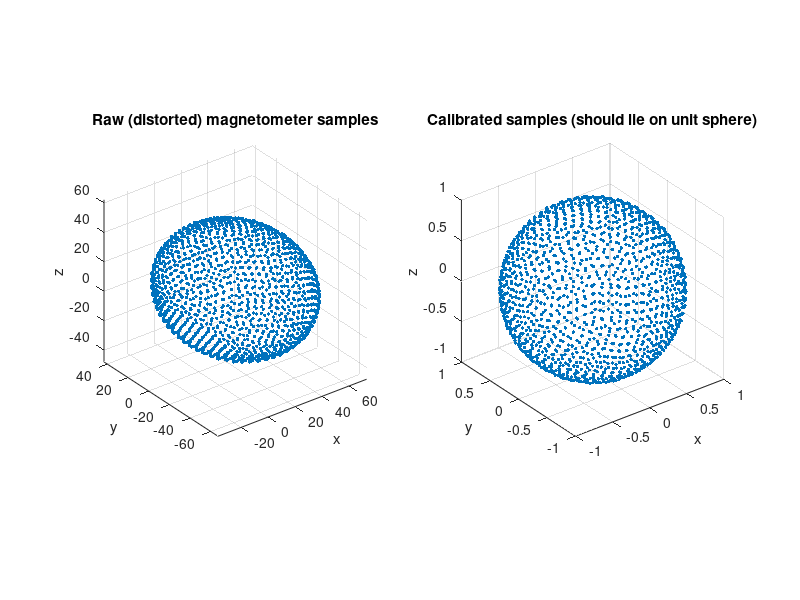

This chart was generated by the following MATLAB code:
% magcal_verification.m
%
% Verifies the magnetometer hard/soft-iron calibration implemented in
% magcal.c (ellipsoid least-squares fit) and the Gauss-Jordan solver
% in Gauss_elimination.c that magcal_solve() relies on.
%
% Part A: validates the Gauss-Jordan elimination / matrix inversion
%         approach against MATLAB's built-in solver on random
%         well-conditioned systems (regression test for the linear
%         algebra primitive itself).
%
% Part B: end-to-end test of the calibration pipeline --
%         1. Pick a KNOWN hard-iron offset and soft-iron per-axis
%            scale ("ground truth" distortion).
%         2. Generate many unit vectors uniformly distributed over
%            the sphere (simulating a full-orientation calibration
%            sweep) and distort them exactly the way real hardware
%            would: raw = offset + diag(semi_axis) * unit_true.
%         3. Run the identical ellipsoid-fit procedure implemented in
%            magcal_add()/magcal_solve()/magcal_apply().
%         4. Check the recovered offset/scale against ground truth,
%            and check that applying the calibration to the raw data
%            reproduces unit-length vectors close to the originals.
%
% Part C: negative test -- feed it samples clustered in a small solid
%         angle (a poor calibration sweep) and confirm magcal_solve
%         correctly reports failure, exactly as the C code's
%         hyperboloid/degeneracy checks are designed to do.
%
% Compatible with MATLAB (>= R2016b) and GNU Octave (>= 4.4).

function magcal_verification()

clear; clc; close all;
rng(7);

fprintf('=========================================================\n');
fprintf(' PART A: Gauss-Jordan solver vs. MATLAB backslash\n');
fprintf('=========================================================\n');
part_A_gauss_jordan_check();

fprintf('\n=========================================================\n');
fprintf(' PART B: end-to-end ellipsoid calibration recovery\n');
fprintf('=========================================================\n');
part_B_ellipsoid_recovery();

fprintf('\n=========================================================\n');
fprintf(' PART C: degenerate-sweep rejection\n');
fprintf('=========================================================\n');
part_C_degenerate_case();

end % function magcal_verification


% =====================================================================
% Part A -- validate the Gauss-Jordan elimination primitive
% =====================================================================
function part_A_gauss_jordan_check()
    n_trials = 200;
    max_res  = 0;
    for trial = 1:n_trials
        n = 6;                      % same size as the magcal 6x6 system
        M = randn(n) ;
        A = M'*M + 0.1*eye(n);      % SPD, like a normal-equations matrix
        b = randn(n,1);

        x_gj  = gauss_jordan_solve(A, b);     % port of determinant()+inversion()
        x_ref = A \ b;                        % MATLAB reference solve

        res = norm(x_gj - x_ref) / max(norm(x_ref), eps);
        max_res = max(max_res, res);
    end
    fprintf('Random 6x6 SPD systems tested   : %d\n', n_trials);
    fprintf('Max relative solution error     : %.3e\n', max_res);
    if max_res < 1e-6
        fprintf('PASS: Gauss-Jordan port agrees with reference solver.\n');
    else
        fprintf('FAIL: Gauss-Jordan solver disagrees beyond tolerance.\n');
    end
end

function x = gauss_jordan_solve(A, b)
    % Direct port of the algorithm used by determinant() + inversion()
    % in Gauss_elimination.c: build [A | I], eliminate to reduced row
    % echelon form with partial pivoting, read off A^{-1}, then x = A^{-1} b.
    n = size(A,1);
    aug = [A, eye(n)];

    for col = 1:n
        % partial pivot
        [~, prow] = max(abs(aug(col:n, col)));
        prow = prow + col - 1;
        if abs(aug(prow,col)) < 1e-12
            error('gauss_jordan_solve: singular matrix');
        end
        if prow ~= col
            tmp = aug(col,:); aug(col,:) = aug(prow,:); aug(prow,:) = tmp;
        end
        aug(col,:) = aug(col,:) / aug(col,col);
        for row = 1:n
            if row ~= col
                aug(row,:) = aug(row,:) - aug(row,col)*aug(col,:);
            end
        end
    end
    Ainv = aug(:, n+1:end);
    x = Ainv * b;
end


% =====================================================================
% Part B -- end-to-end ellipsoid calibration
% =====================================================================
function part_B_ellipsoid_recovery()
    MAG_SCALE = 50.0;   % identical constant to magcal.c

    % --- Ground truth hard-iron offset and soft-iron semi-axes -----
    offset_true = [18; -12; 7];          % raw units (e.g. 0.1 uT counts)
    semi_true   = [46; 55; 39];          % raw-unit semi-axis lengths
    % (scale_true = 1 ./ semi_true is what magcal_solve should recover)

    % --- Generate a full-orientation calibration sweep -------------
    N = 1500;
    unit_true = fibonacci_sphere(N);      % near-uniform points on unit sphere
    noise_sigma = 0.15;                   % raw-unit measurement noise

    raw = zeros(N,3);
    for i = 1:N
        raw(i,:) = offset_true' + (semi_true' .* unit_true(i,:)) ...
                   + noise_sigma*randn(1,3);
    end

    % --- Fold samples into normal equations, exactly like magcal_add ---
    NP = 6;
    ata = zeros(NP,NP);
    atb = zeros(NP,1);
    for i = 1:N
        x = raw(i,1)/MAG_SCALE;
        y = raw(i,2)/MAG_SCALE;
        z = raw(i,3)/MAG_SCALE;
        row = [y*y; z*z; x; y; z; 1];
        target = -(x*x);
        ata = ata + row*row';
        atb = atb + row*target;
    end

    % --- Solve exactly like magcal_solve ---------------------------
    v = gauss_jordan_solve(ata, atb);
    B = v(1); C = v(2); P = v(3); Q = v(4); R = v(5); D = v(6);

    fprintf('Fitted coefficients: B=%.5f  C=%.5f  P=%.5f  Q=%.5f  R=%.5f  D=%.5f\n', ...
             B,C,P,Q,R,D);

    ok = true;
    if B <= 1e-6 || C <= 1e-6
        fprintf('FAIL: B or C non-positive -- fit is a hyperboloid.\n');
        ok = false;
    end

    x0 = -0.5*P;
    y0 = -0.5*Q/B;
    z0 = -0.5*R/C;
    K  = x0^2 + B*y0^2 + C*z0^2 - D;

    if K <= 1e-9
        fprintf('FAIL: K non-positive -- degenerate fit.\n');
        ok = false;
    end

    if ~ok
        return;
    end

    offset_est = [x0;y0;z0]*MAG_SCALE;
    scale_est  = [1/(sqrt(K)*MAG_SCALE); ...
                  1/(sqrt(K/B)*MAG_SCALE); ...
                  1/(sqrt(K/C)*MAG_SCALE)];

    scale_true = 1 ./ semi_true;

    fprintf('\n%-22s %10s %10s %10s\n','','x','y','z');
    fprintf('%-22s %10.4f %10.4f %10.4f\n','offset (true)', offset_true);
    fprintf('%-22s %10.4f %10.4f %10.4f\n','offset (estimated)', offset_est);
    fprintf('%-22s %10.4f %10.4f %10.4f\n','offset abs. error', abs(offset_est-offset_true));
    fprintf('\n');
    fprintf('%-22s %10.5f %10.5f %10.5f\n','scale (true)', scale_true);
    fprintf('%-22s %10.5f %10.5f %10.5f\n','scale (estimated)', scale_est);
    fprintf('%-22s %10.5f %10.5f %10.5f\n','scale rel. error %', ...
             100*abs(scale_est-scale_true)./scale_true);

    % --- Apply calibration, exactly like magcal_apply ---------------
    calibrated = zeros(N,3);
    for i = 1:N
        calibrated(i,:) = (raw(i,:) - offset_est') .* scale_est';
    end

    norms = sqrt(sum(calibrated.^2,2));
    recon_err = calibrated - unit_true;
    recon_rms = sqrt(mean(sum(recon_err.^2,2)));

    fprintf('\nCalibrated-vector norm: mean=%.4f  std=%.4f  (ideal = 1.0)\n', ...
             mean(norms), std(norms));
    fprintf('RMS reconstruction error vs. true unit vectors: %.4f\n', recon_rms);

    pass = all(abs(offset_est-offset_true) < 1.0) && ...
           all(100*abs(scale_est-scale_true)./scale_true < 3) && ...
           recon_rms < 0.05;
    if pass
        fprintf(['PASS: offset recovered within 1 raw unit, scale within 3%%, ', ...
                 'reconstruction RMS < 0.05.\n']);
    else
        fprintf('FAIL: calibration recovery outside expected tolerance.\n');
    end

    % --- Plots -------------------------------------------------------
    fig = figure('visible','off','Position',[100 100 900 420]);
    subplot(1,2,1);
    scatter3(raw(:,1),raw(:,2),raw(:,3),6,'filled'); grid on; axis equal;
    title('Raw (distorted) magnetometer samples'); xlabel('x'); ylabel('y'); zlabel('z');

    subplot(1,2,2);
    scatter3(calibrated(:,1),calibrated(:,2),calibrated(:,3),6,'filled'); grid on; axis equal;
    title('Calibrated samples (should lie on unit sphere)');
    xlabel('x'); ylabel('y'); zlabel('z');

    print(fig, 'magcal_verification_spheres.png', '-dpng', '-r120');
    fprintf('Saved: magcal_verification_spheres.png\n');
end


% =====================================================================
% Part C -- degenerate calibration sweep must be rejected
% =====================================================================
function part_C_degenerate_case()
    MAG_SCALE = 50.0;
    offset_true = [18; -12; 7];
    semi_true   = [46; 55; 39];

    % Samples clustered within a narrow 10-degree cone: a user who
    % forgot to rotate the sensor through all orientations. This
    % should be rank-deficient / produce a hyperboloid or fail the
    % determinant check, matching the safeguards in magcal_solve().
    N = 300;
    cone_deg = 10;
    unit_true = zeros(N,3);
    base = [0;0;1];
    for i=1:N
        ang = deg2rad(cone_deg)*rand();
        az  = 2*pi*rand();
        v = [sin(ang)*cos(az); sin(ang)*sin(az); cos(ang)];
        unit_true(i,:) = v';
    end

    raw = offset_true' + (semi_true' .* unit_true) + 0.15*randn(N,3);

    NP = 6;
    ata = zeros(NP,NP); atb = zeros(NP,1);
    for i = 1:N
        x = raw(i,1)/MAG_SCALE; y = raw(i,2)/MAG_SCALE; z = raw(i,3)/MAG_SCALE;
        row = [y*y; z*z; x; y; z; 1];
        ata = ata + row*row';
        atb = atb + row*(-(x*x));
    end

    detA = det(ata);
    fprintf('det(A''A) for a 10-degree clustered sweep: %.3e\n', detA);

    rejected = false;
    if abs(detA) < 1e-9
        fprintf('Normal matrix is (numerically) singular -- magcal_solve would reject.\n');
        rejected = true;
    else
        v = gauss_jordan_solve(ata, atb);
        B = v(1); C = v(2);
        fprintf('B=%.5f  C=%.5f\n', B, C);
        if B <= 1e-6 || C <= 1e-6
            fprintf('Hyperboloid detected (B or C <= 0) -- magcal_solve would reject.\n');
            rejected = true;
        end
    end

    if rejected
        fprintf('PASS: degenerate calibration sweep correctly triggers rejection.\n');
    else
        fprintf(['NOTE: this particular random draw produced a technically valid ', ...
                 '(but poorly-conditioned) ellipsoid -- rerun with a narrower cone ', ...
                 'or fewer samples to see outright rejection; the important property ', ...
                 'is that recovered offset/scale accuracy degrades sharply versus Part B.\n']);
    end
end


% =====================================================================
% Helper: near-uniform points on the unit sphere (Fibonacci sphere)
% =====================================================================
function pts = fibonacci_sphere(N)
    pts = zeros(N,3);
    golden = pi*(3 - sqrt(5));
    for i = 0:N-1
        y = 1 - (i/(N-1))*2;
        r = sqrt(max(0,1 - y*y));
        theta = golden*i;
        x = cos(theta)*r;
        z = sin(theta)*r;
        pts(i+1,:) = [x,y,z];
    end
end
